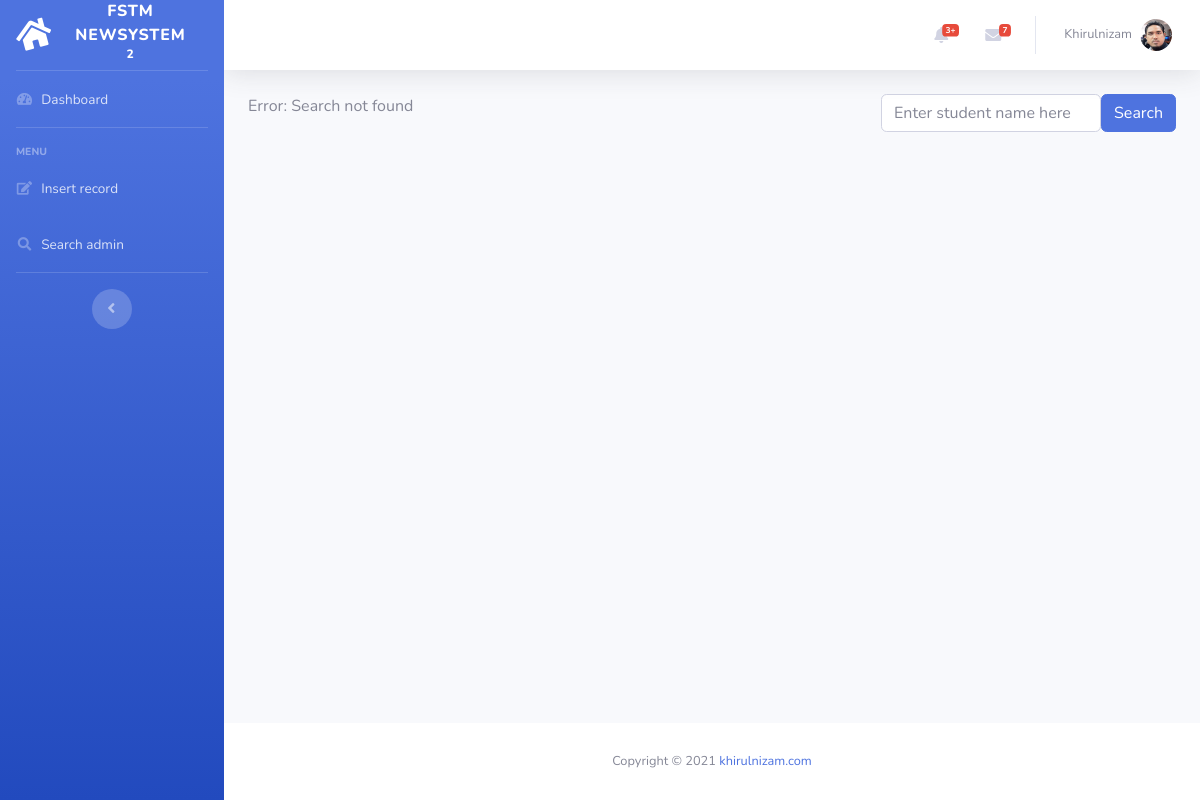
The page /search.php on the database as committed earlier.
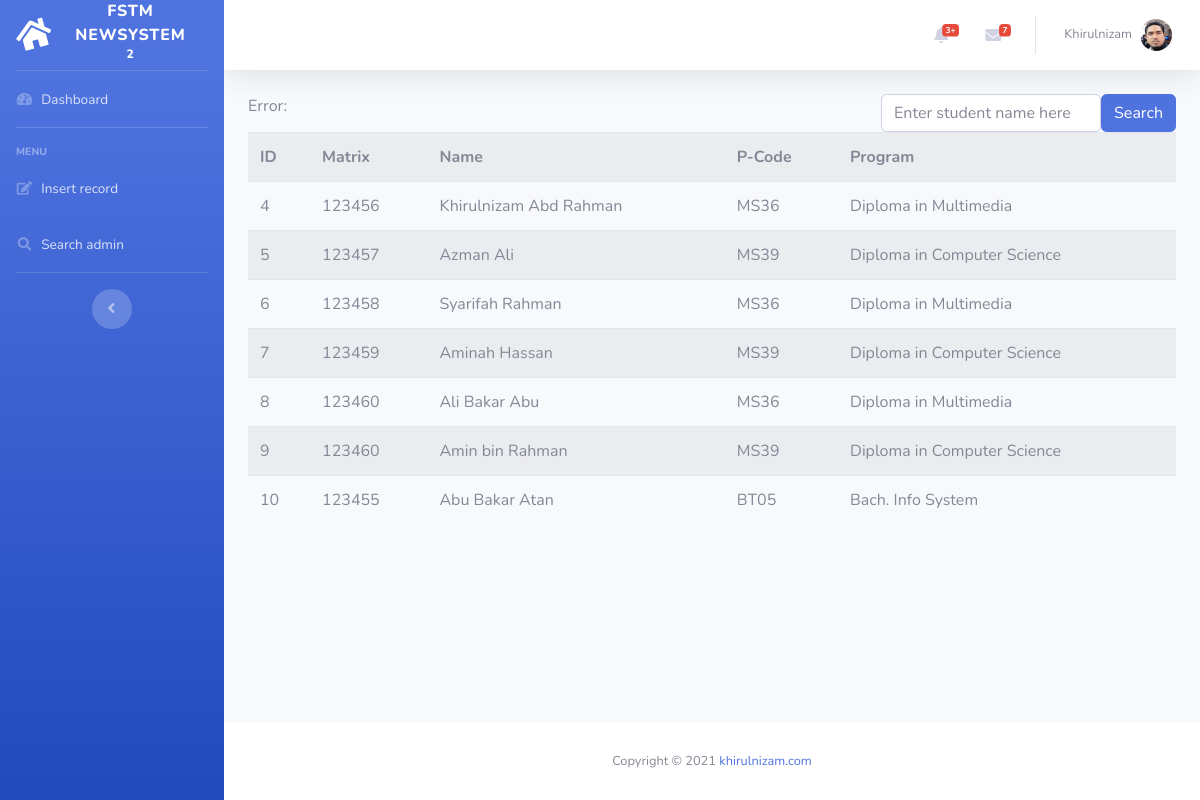
The same page on the database as committed later.
### tables this page shows
CREATE TABLE IF NOT EXISTS `students` (
  `id` int(11) unsigned NOT NULL AUTO_INCREMENT,
  `matrixno` varchar(50) DEFAULT NULL,
  `name` varchar(50) DEFAULT NULL,
  `address` blob,
  `dob` date DEFAULT NULL,
  `programcode` varchar(6) DEFAULT NULL,
  PRIMARY KEY (`id`)
);

CREATE TABLE IF NOT EXISTS `programs` (
  `id` int(11) NOT NULL AUTO_INCREMENT,
  `programcode` varchar(6) NOT NULL DEFAULT '0',
  `programname` varchar(50) NOT NULL DEFAULT '0',
  PRIMARY KEY (`id`)
);

### search.php (the view, shortened to what this page needs)
<?php
	include "include/header.template.php";
?>
<div class="float-right">
	<form method="get" action=""
		class="form-inline">
		<input type="text" name="keyword"
		class="form-control"
		placeholder="Enter student name here">
		<button type="submit" class ="btn btn-primary">
		Search</button>
	</form>
</div>
<?php
include "include/dbconnect.php";
if(isset($_GET['keyword'])){
	$keyword=$_GET['keyword'];
	$sql = "SELECT students.id, matrixno, name,
				students.programcode,programs.programname
				FROM students
				INNER JOIN programs
				ON students.programcode = programs.programcode
				WHERE name LIKE '%$keyword%'";
}
else{
	$sql = "SELECT students.id, matrixno, name,
				students.programcode,programs.programname
				FROM students
				INNER JOIN programs
				ON students.programcode = programs.programcode ";
}
$result = mysqli_query($conn, $sql);
echo "Error: ".mysqli_error($conn);
if (mysqli_num_rows($result) > 0) {
    ?>
	<table class="table table-striped">
		<tr>
			<th>ID</th>
			<th>Matrix</th>
			<th>Name</th>
			<th>P-Code</th>
			<th>Program</th>
		</tr>
	<?php
    while($row = mysqli_fetch_assoc($result)) {
    	echo "<tr>";
        echo "<td> ".$row['id']."</td>";
        echo "<td> ".$row['matrixno'] ."</td>";
        echo "<td> ".$row['name'] ."</td>";
        echo "<td> ".$row['programcode'] ."</td>";
        echo "<td> ".$row['programname']."</td>";
        echo "</tr>\n";
    }
    ?>
	</table>
    <?php
}
else {
    echo "Search not found";
}
?>
<?php
	include "include/footer.template.php";
?>

Rows that differ between the two databases and show on the page:
added students: id "4", matrixno "123456", name "Khirulnizam Abd Rahman", programcode "MS36", programs.programname "Diploma in Multimedia"
added students: id "5", matrixno "123457", name "Azman Ali", programcode "MS39", programs.programname "Diploma in Computer Science"
added students: id "6", matrixno "123458", name "Syarifah Rahman", programcode "MS36", programs.programname "Diploma in Multimedia"
added students: id "7", matrixno "123459", name "Aminah Hassan", programcode "MS39", programs.programname "Diploma in Computer Science"
added students: id "8", matrixno "123460", name "Ali Bakar Abu", programcode "MS36", programs.programname "Diploma in Multimedia"
added students: id "9", matrixno "123460", name "Amin bin Rahman", programcode "MS39", programs.programname "Diploma in Computer Science"
added students: id "10", matrixno "123455", name "Abu Bakar Atan", programcode "BT05", programs.programname "Bach. Info System"
Other text that changed with them:
text no longer shown: "Search not found"
text now shown: "ID Matrix Name P-Code Program"
